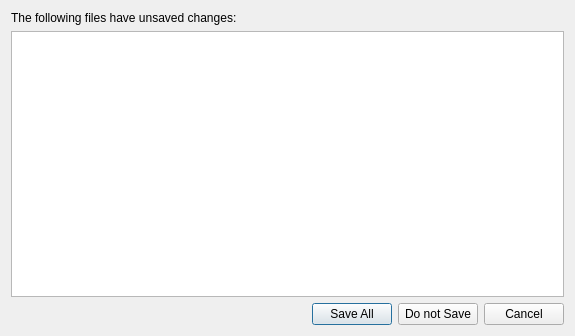
<?xml version="1.0" encoding="UTF-8"?>
<ui version="4.0">
 <class>SaveChangesDialog</class>
 <widget class="QDialog" name="SaveChangesDialog">
  <property name="geometry">
   <rect>
    <x>0</x>
    <y>0</y>
    <width>575</width>
    <height>336</height>
   </rect>
  </property>
  <property name="windowTitle">
   <string>Save Changes</string>
  </property>
  <property name="styleSheet">
   <string notr="true"/>
  </property>
  <layout class="QGridLayout" name="gridLayout">
   <item row="0" column="0">
    <layout class="QVBoxLayout" name="verticalLayout_2">
     <item>
      <layout class="QVBoxLayout" name="verticalLayout">
       <item>
        <widget class="QLabel" name="label">
         <property name="text">
          <string>The following files have unsaved changes:</string>
         </property>
        </widget>
       </item>
       <item>
        <widget class="QTableWidget" name="tableWidget"/>
       </item>
      </layout>
     </item>
     <item>
      <layout class="QHBoxLayout" name="horizontalLayout">
       <item>
        <spacer name="horizontalSpacer">
         <property name="orientation">
          <enum>Qt::Horizontal</enum>
         </property>
         <property name="sizeHint" stdset="0">
          <size>
           <width>40</width>
           <height>20</height>
          </size>
         </property>
        </spacer>
       </item>
       <item>
        <widget class="QPushButton" name="saveButton">
         <property name="minimumSize">
          <size>
           <width>60</width>
           <height>0</height>
          </size>
         </property>
         <property name="styleSheet">
          <string notr="true"/>
         </property>
         <property name="text">
          <string>Save All</string>
         </property>
        </widget>
       </item>
       <item>
        <widget class="QPushButton" name="doNotSaveButton">
         <property name="text">
          <string>Do not Save</string>
         </property>
        </widget>
       </item>
       <item>
        <widget class="QPushButton" name="cancelButton">
         <property name="text">
          <string>Cancel</string>
         </property>
        </widget>
       </item>
      </layout>
     </item>
    </layout>
   </item>
  </layout>
 </widget>
 <resources/>
 <connections>
  <connection>
   <sender>cancelButton</sender>
   <signal>clicked()</signal>
   <receiver>SaveChangesDialog</receiver>
   <slot>close()</slot>
   <hints>
    <hint type="sourcelabel">
     <x>531</x>
     <y>307</y>
    </hint>
    <hint type="destinationlabel">
     <x>287</x>
     <y>167</y>
    </hint>
   </hints>
  </connection>
 </connections>
</ui>
